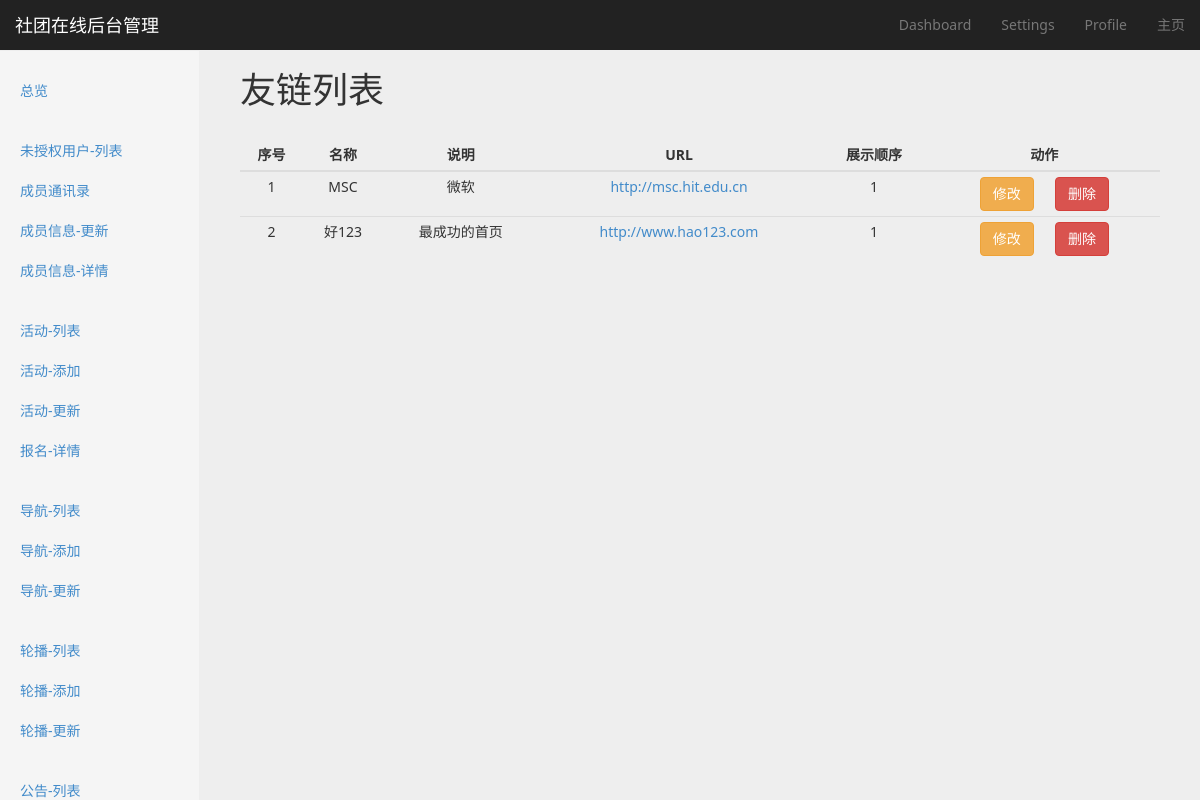
Page /link/list/ on the committed database.
### link/models.py (models this page shows, shortened)
class Link(models.Model):
    name = models.CharField(max_length=16)
    title = models.CharField(max_length=32, blank=True, null=True)
    url = models.URLField()
    show_order = models.SmallIntegerField(default=1)
    class Meta:
        ordering = ['show_order']

### link/views.py (the view)
class LinkListView(BaseMixin, ListView):
    model = Link
    context_object_name = 'link_list'
    def get_context_data(self, *args, **kwargs):
        context = super(LinkListView, self).get_context_data(*args, **kwargs)
        context['active_page'] = 'link-list'
        return context

### utils/common_mixin.py (called while the page is built)
    def get_context_data(self, *args, **kwargs):
        context = super(BaseMixin, self).get_context_data(**kwargs)
        context['COMMUNITY_NAME'] = COMMUNITY_NAME
        context['COMMUNITY_DESCRIPTION'] = COMMUNITY_DESCRIPTION
        context['PAGE_NUMBER'] = PAGE_NUMBER
        return context

### templates/link/link_list.html (shortened to what this page needs)
{% extends 'website/backend/settings/settings_base.html' %}
{% block option-title %}
    友链列表
{% endblock %}
{% block content %}
    <div class="col-md-12">
        <table class="table table-hover table-responsive table-condensed dashboard-table">
            <thead>
                <tr>
                    <th>序号</th>
                    <th>名称</th>
                    <th>说明</th>
                    <th>URL</th>
                    <th>展示顺序</th>
                    <th>动作</th>
                </tr>
            </thead>
            <tbody>
                {% for item in link_list %}
                    <tr>
                        <td>{{ forloop.counter }}</td>
                        <td>{{ item.name }}</td>
                        <td>{{ item.title }}</td>
                        <td><a href="{{ item.url }}">{{ item.url }}</a></td>
                        <td>{{ item.show_order }}</td>
                        <td>
                            <a href="{% url 'link-update' item.pk %}" class="btn btn-warning" role="button">修改</a>
                            <button class="btn btn-danger" role="button" data-id="{{ item.id }}">删除</button>
                        </td>
                    </tr>
                {% endfor %}
            </tbody>
        </table>
    </div>
{% endblock %}

### website/static/css/main.css (style rules this page uses)
body { background-color: #eeeeee; font-family: "Segoe UI", "Microsoft YaHei UI", sans-serif, "Segoe MDL2 Assets", "Symbols"; }

### website/static/css/dashboard.css (style rules this page uses)
body { padding-top: 50px; }
.dashboard-table th { text-align: center; }

### rows in the picture
Link: name "MSC", title "微软", url "http://msc.hit.edu.cn", show_order "1"
Link: name "好123", title "最成功的首页", url "http://www.hao123.com", show_order "1"

### other values in the picture
{{ COMMUNITY_NAME }} "社团在线"
